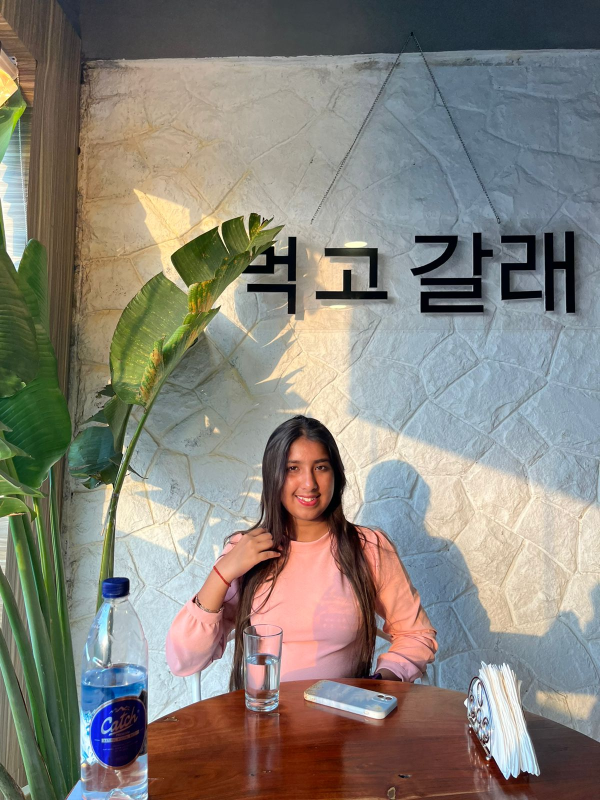
#> input picture Cartoonifying Image/Sample.jpeg, 1200 x 1600 px (shown at 1/2 size)
$ jupyter execute CartoonImage.ipynb
#> lines starting #> are read from the running program, lines starting #| are printed output that depends on the picture; after the words box and inside, x2 and y2 are one past the last pixel; in counts of white or black regions, pixels touching at a corner belong together
[cell 1]
import numpy as np
import cv2

img = cv2.imread('Sample.jpeg')
#> img is the input picture: shape (1600, 1200, 3); mean B, G, R 122.2, 130.7, 134.6

[cell 2]
from matplotlib import pyplot as plt
plt.imshow(img)
plt.show()

[cell 3]
image = cv2.cvtColor(img, cv2.COLOR_BGR2RGB)
plt.figure(figsize= (10,10) )
plt.imshow(image)
plt.show()

[cell 4]
img_small = cv2.pyrDown(image)
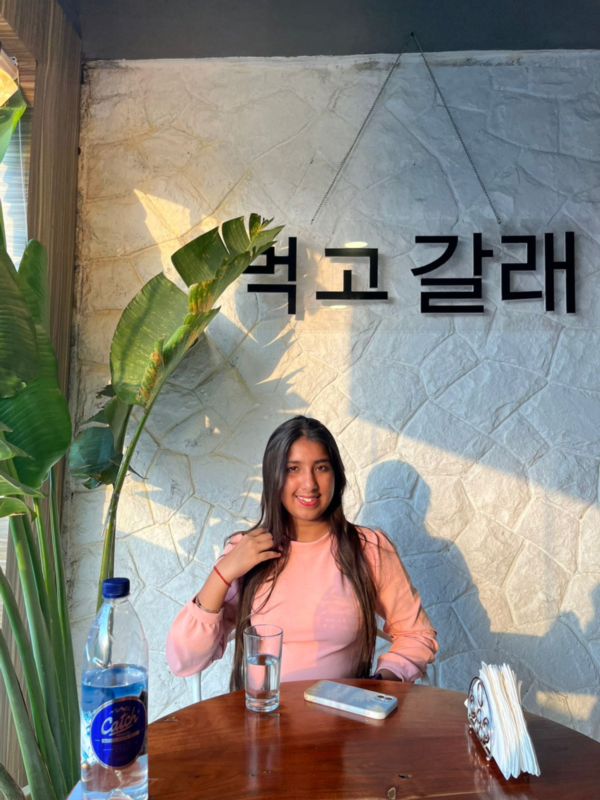
#> img_small: shape (800, 600, 3); mean R, G, B 134.6, 130.7, 122.2

[cell 5]
num_iter = 5
for _ in range(num_iter):
	imag_small= cv2.bilateralFilter(img_small, d=9, sigmaColor=9, sigmaSpace=7)

[cell 6]
img_rgb = cv2.pyrUp(img_small)

[cell 7]
plt.imshow(img_rgb)
plt.show()

[cell 8]
img_gray = cv2.cvtColor(img_rgb, cv2.COLOR_RGB2GRAY)
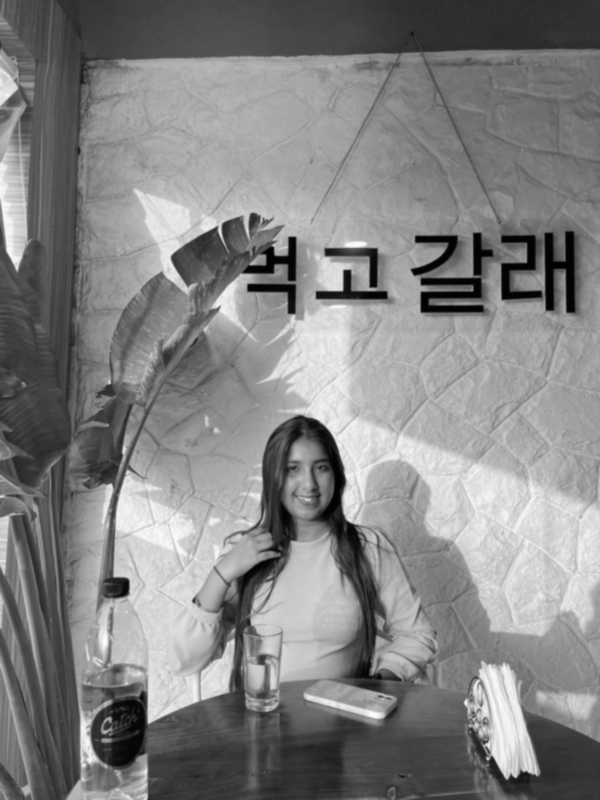
#> img_gray: shape (1600, 1200) (shown at 1/2 size); min 1, max 254, mean 131
img_blur = cv2.medianBlur(img_gray, 7)

[cell 9]
img_edge = cv2.adaptiveThreshold(img_blur, 255, cv2.ADAPTIVE_THRESH_GAUSSIAN_C, cv2.THRESH_BINARY, 7, 2)
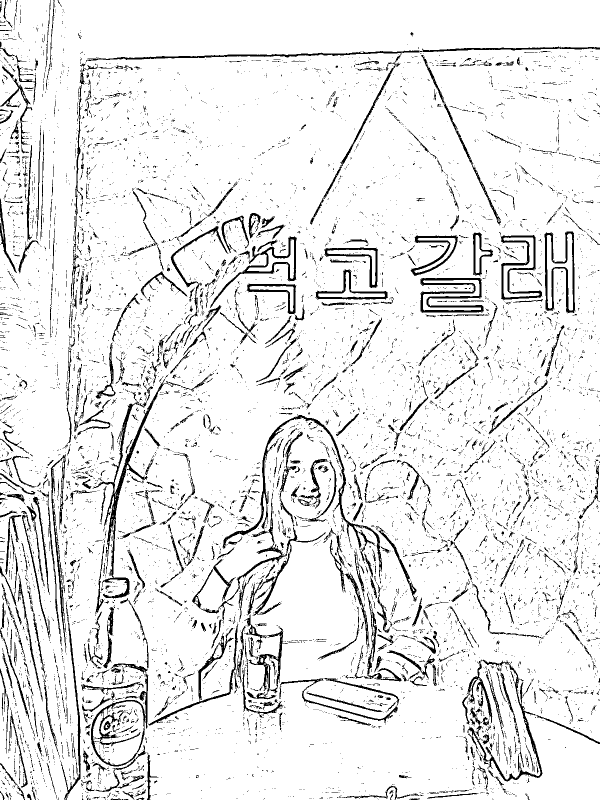
#> img_edge: shape (1600, 1200) (shown at 1/2 size); 91.1% white; 9454 black regions (8563 under 20 px), largest, box (x1, y1, x2, y2) and area: (185, 746, 428, 1197) 5439, (445, 829, 764, 1154) 4657, (935, 1319, 1085, 1563) 3887

[cell 10]
plt.imshow(img_edge)
plt.show()

[cell 11]
img_edge = cv2.cvtColor(img_edge, cv2.COLOR_GRAY2RGB)

plt.imshow(img_edge)
plt.show()

[cell 12]
array = cv2.bitwise_and(image, img_edge)
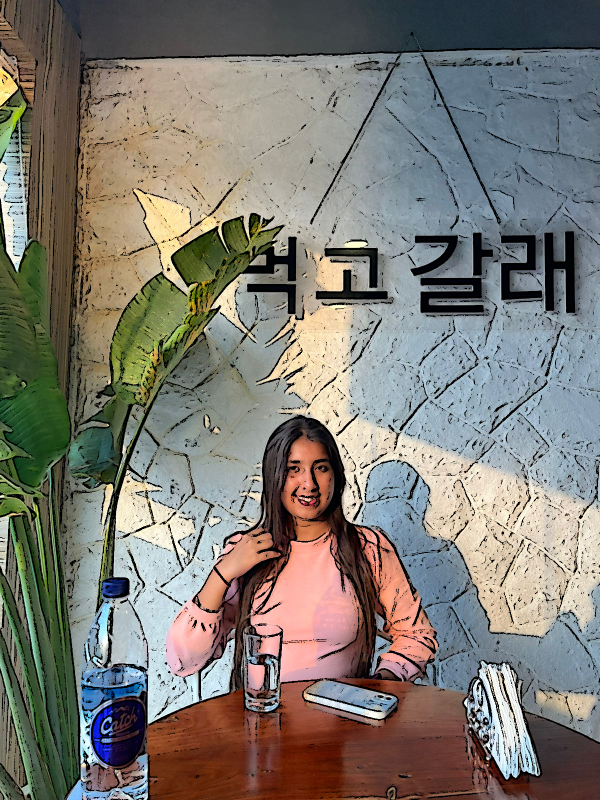
#> array: shape (1600, 1200, 3) (shown at 1/2 size); mean R, G, B 125.9, 122.3, 114.6
